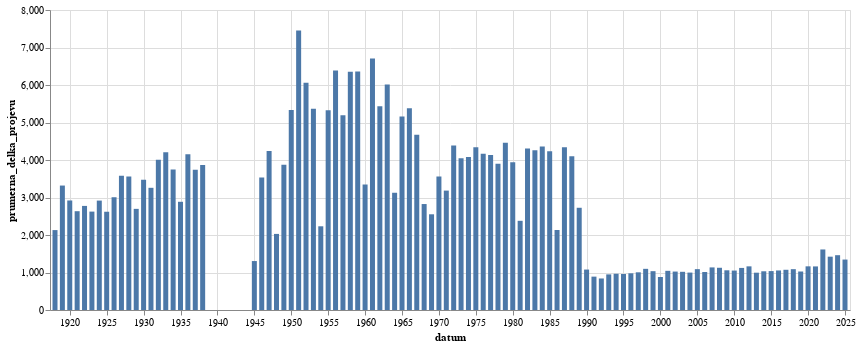

Here is the notebook cell this chart was saved with:
### Code cell
alt.Chart(
    kontrola_delky.filter(pl.col('datum').dt.year() >= 1918).to_pandas(),
    width=800
).mark_bar().encode(
    alt.X('datum:T'),
    alt.Y('prumerna_delka_projevu:Q')
)

### Figure 1 — Vega-Lite specification as saved in the notebook (floating-point values rounded to 4 significant figures)
{"config": {"view": {"continuousWidth": 300, "continuousHeight": 300}}, "data": {"name": "data-436faaec8279febfed57d97206c5d06f"}, "mark": {"type": "bar"}, "encoding": {"x": {"field": "datum", "type": "temporal"}, "y": {"field": "prumerna_delka_projevu", "type": "quantitative"}}, "width": 800, "$schema": "https://vega.github.io/schema/vega-lite/v5.8.0.json", "datasets": {"data-436faaec8279febfed57d97206c5d06f": [{"datum": "1918-01-01T00:00:00", "delka_textu": 1308443, "id": 614, "prumerna_delka_projevu": 2131.0}, {"datum": "1919-01-01T00:00:00", "delka_textu": 11771188, "id": 3547, "prumerna_delka_projevu": 3319.0}, {"datum": "1920-01-01T00:00:00", "delka_textu": 15926586, "id": 5453, "prumerna_delka_projevu": 2921.0}, {"datum": "1921-01-01T00:00:00", "delka_textu": 20437285, "id": 7757, "prumerna_delka_projevu": 2635.0}, {"datum": "1922-01-01T00:00:00", "delka_textu": 20898898, "id": 7529, "prumerna_delka_projevu": 2776.0}, {"datum": "1923-01-01T00:00:00", "delka_textu": 13311897, "id": 5073, "prumerna_delka_projevu": 2624.0}, {"datum": "1924-01-01T00:00:00", "delka_textu": 15589442, "id": 5343, "prumerna_delka_projevu": 2918.0}, {"datum": "1925-01-01T00:00:00", "delka_textu": 11591995, "id": 4424, "prumerna_delka_projevu": 2620.0}, {"datum": "1926-01-01T00:00:00", "delka_textu": 21210803, "id": 7054, "prumerna_delka_projevu": 3007.0}, {"datum": "1927-01-01T00:00:00", "delka_textu": 21239309, "id": 5937, "prumerna_delka_projevu": 3577.0}, {"datum": "1928-01-01T00:00:00", "delka_textu": 20975977, "id": 5897, "prumerna_delka_projevu": 3557.0}, {"datum": "1929-01-01T00:00:00", "delka_textu": 10188915, "id": 3778, "prumerna_delka_projevu": 2697.0}, {"datum": "1930-01-01T00:00:00", "delka_textu": 25519462, "id": 7354, "prumerna_delka_projevu": 3470.0}, {"datum": "1931-01-01T00:00:00", "delka_textu": 19390821, "id": 5951, "prumerna_delka_projevu": 3258.0}, {"datum": "1932-01-01T00:00:00", "delka_textu": 14154314, "id": 3532, "prumerna_delka_projevu": 4007.0}, {"datum": "1933-01-01T00:00:00", "delka_textu": 16610380, "id": 3946, "prumerna_delka_projevu": 4209.0}, {"datum": "1934-01-01T00:00:00", "delka_textu": 11769337, "id": 3141, "prumerna_delka_projevu": 3747.0}, {"datum": "1935-01-01T00:00:00", "delka_textu": 9461980, "id": 3279, "prumerna_delka_projevu": 2886.0}, {"datum": "1936-01-01T00:00:00", "delka_textu": 13148125, "id": 3164, "prumerna_delka_projevu": 4156.0}, {"datum": "1937-01-01T00:00:00", "delka_textu": 11189173, "id": 2993, "prumerna_delka_projevu": 3738.0}, {"datum": "1938-01-01T00:00:00", "delka_textu": 5776332, "id": 1493, "prumerna_delka_projevu": 3869.0}, {"datum": "1945-01-01T00:00:00", "delka_textu": 1277886, "id": 979, "prumerna_delka_projevu": 1305.0}, {"datum": "1946-01-01T00:00:00", "delka_textu": 10281562, "id": 2908, "prumerna_delka_projevu": 3536.0}, {"datum": "1947-01-01T00:00:00", "delka_textu": 9731040, "id": 2294, "prumerna_delka_projevu": 4242.0}, {"datum": "1948-01-01T00:00:00", "delka_textu": 6024013, "id": 2969, "prumerna_delka_projevu": 2029.0}, {"datum": "1949-01-01T00:00:00", "delka_textu": 3209005, "id": 828, "prumerna_delka_projevu": 3876.0}, {"datum": "1950-01-01T00:00:00", "delka_textu": 2031914, "id": 381, "prumerna_delka_projevu": 5333.0}, {"datum": "1951-01-01T00:00:00", "delka_textu": 2123712, "id": 285, "prumerna_delka_projevu": 7452.0}, {"datum": "1952-01-01T00:00:00", "delka_textu": 1890675, "id": 312, "prumerna_delka_projevu": 6060.0}, {"datum": "1953-01-01T00:00:00", "delka_textu": 1293157, "id": 241, "prumerna_delka_projevu": 5366.0}, {"datum": "1954-01-01T00:00:00", "delka_textu": 1245648, "id": 558, "prumerna_delka_projevu": 2232.0}, {"datum": "1955-01-01T00:00:00", "delka_textu": 852163, "id": 160, "prumerna_delka_projevu": 5326.0}, {"datum": "1956-01-01T00:00:00", "delka_textu": 1602917, "id": 251, "prumerna_delka_projevu": 6386.0}, {"datum": "1957-01-01T00:00:00", "delka_textu": 1396853, "id": 269, "prumerna_delka_projevu": 5193.0}, {"datum": "1958-01-01T00:00:00", "delka_textu": 1582527, "id": 249, "prumerna_delka_projevu": 6356.0}, {"datum": "1959-01-01T00:00:00", "delka_textu": 1501545, "id": 236, "prumerna_delka_projevu": 6362.0}, {"datum": "1960-01-01T00:00:00", "delka_textu": 1964429, "id": 587, "prumerna_delka_projevu": 3347.0}, {"datum": "1961-01-01T00:00:00", "delka_textu": 2011896, "id": 300, "prumerna_delka_projevu": 6706.0}, {"datum": "1962-01-01T00:00:00", "delka_textu": 940527, "id": 173, "prumerna_delka_projevu": 5437.0}, {"datum": "1963-01-01T00:00:00", "delka_textu": 1395546, "id": 232, "prumerna_delka_projevu": 6015.0}, {"datum": "1964-01-01T00:00:00", "delka_textu": 2826414, "id": 904, "prumerna_delka_projevu": 3127.0}, {"datum": "1965-01-01T00:00:00", "delka_textu": 1956229, "id": 379, "prumerna_delka_projevu": 5162.0}, {"datum": "1966-01-01T00:00:00", "delka_textu": 2274704, "id": 423, "prumerna_delka_projevu": 5378.0}, {"datum": "1967-01-01T00:00:00", "delka_textu": 1976796, "id": 423, "prumerna_delka_projevu": 4673.0}, {"datum": "1968-01-01T00:00:00", "delka_textu": 5060561, "id": 1791, "prumerna_delka_projevu": 2826.0}, {"datum": "1969-01-01T00:00:00", "delka_textu": 3843744, "id": 1506, "prumerna_delka_projevu": 2552.0}, {"datum": "1970-01-01T00:00:00", "delka_textu": 2985081, "id": 839, "prumerna_delka_projevu": 3558.0}, {"datum": "1971-01-01T00:00:00", "delka_textu": 2859277, "id": 898, "prumerna_delka_projevu": 3184.0}, {"datum": "1972-01-01T00:00:00", "delka_textu": 2280544, "id": 520, "prumerna_delka_projevu": 4386.0}, {"datum": "1973-01-01T00:00:00", "delka_textu": 2979739, "id": 736, "prumerna_delka_projevu": 4049.0}, {"datum": "1974-01-01T00:00:00", "delka_textu": 2907967, "id": 713, "prumerna_delka_projevu": 4078.0}, {"datum": "1975-01-01T00:00:00", "delka_textu": 3408676, "id": 786, "prumerna_delka_projevu": 4337.0}, {"datum": "1976-01-01T00:00:00", "delka_textu": 2391163, "id": 574, "prumerna_delka_projevu": 4166.0}, {"datum": "1977-01-01T00:00:00", "delka_textu": 2816429, "id": 681, "prumerna_delka_projevu": 4136.0}, {"datum": "1978-01-01T00:00:00", "delka_textu": 2887234, "id": 740, "prumerna_delka_projevu": 3902.0}, {"datum": "1979-01-01T00:00:00", "delka_textu": 2533411, "id": 568, "prumerna_delka_projevu": 4460.0}, {"datum": "1980-01-01T00:00:00", "delka_textu": 2585867, "id": 656, "prumerna_delka_projevu": 3942.0}, {"datum": "1981-01-01T00:00:00", "delka_textu": 1919602, "id": 807, "prumerna_delka_projevu": 2379.0}, {"datum": "1982-01-01T00:00:00", "delka_textu": 2876588, "id": 668, "prumerna_delka_projevu": 4306.0}, {"datum": "1983-01-01T00:00:00", "delka_textu": 3254328, "id": 764, "prumerna_delka_projevu": 4260.0}, {"datum": "1984-01-01T00:00:00", "delka_textu": 2680202, "id": 615, "prumerna_delka_projevu": 4358.0}, {"datum": "1985-01-01T00:00:00", "delka_textu": 2415556, "id": 571, "prumerna_delka_projevu": 4230.0}, {"datum": "1986-01-01T00:00:00", "delka_textu": 1615269, "id": 757, "prumerna_delka_projevu": 2134.0}, {"datum": "1987-01-01T00:00:00", "delka_textu": 2446550, "id": 564, "prumerna_delka_projevu": 4338.0}, {"datum": "1988-01-01T00:00:00", "delka_textu": 3158554, "id": 770, "prumerna_delka_projevu": 4102.0}, {"datum": "1989-01-01T00:00:00", "delka_textu": 4492653, "id": 1648, "prumerna_delka_projevu": 2726.0}, {"datum": "1990-01-01T00:00:00", "delka_textu": 16724694, "id": 15506, "prumerna_delka_projevu": 1079.0}, {"datum": "1991-01-01T00:00:00", "delka_textu": 27083982, "id": 30435, "prumerna_delka_projevu": 889.9}, {"datum": "1992-01-01T00:00:00", "delka_textu": 20751323, "id": 24687, "prumerna_delka_projevu": 840.6}, {"datum": "1993-01-01T00:00:00", "delka_textu": 8244927, "id": 8679, "prumerna_delka_projevu": 950.0}, {"datum": "1994-01-01T00:00:00", "delka_textu": 6973024, "id": 7215, "prumerna_delka_projevu": 966.5}, {"datum": "1995-01-01T00:00:00", "delka_textu": 8346508, "id": 8699, "prumerna_delka_projevu": 959.5}, {"datum": "1996-01-01T00:00:00", "delka_textu": 9116976, "id": 9319, "prumerna_delka_projevu": 978.3}, {"datum": "1997-01-01T00:00:00", "delka_textu": 15906704, "id": 15825, "prumerna_delka_projevu": 1005.0}, {"datum": "1998-01-01T00:00:00", "delka_textu": 11195037, "id": 10199, "prumerna_delka_projevu": 1098.0}, {"datum": "1999-01-01T00:00:00", "delka_textu": 18115160, "id": 17497, "prumerna_delka_projevu": 1035.0}, {"datum": "2000-01-01T00:00:00", "delka_textu": 18226555, "id": 20720, "prumerna_delka_projevu": 879.7}, {"datum": "2001-01-01T00:00:00", "delka_textu": 18019266, "id": 17250, "prumerna_delka_projevu": 1045.0}, {"datum": "2002-01-01T00:00:00", "delka_textu": 14181330, "id": 13836, "prumerna_delka_projevu": 1025.0}, {"datum": "2003-01-01T00:00:00", "delka_textu": 19100368, "id": 18751, "prumerna_delka_projevu": 1019.0}, {"datum": "2004-01-01T00:00:00", "delka_textu": 17510018, "id": 17551, "prumerna_delka_projevu": 997.7}, {"datum": "2005-01-01T00:00:00", "delka_textu": 25499668, "id": 23402, "prumerna_delka_projevu": 1090.0}, {"datum": "2006-01-01T00:00:00", "delka_textu": 17440476, "id": 17223, "prumerna_delka_projevu": 1013.0}, {"datum": "2007-01-01T00:00:00", "delka_textu": 17005037, "id": 14972, "prumerna_delka_projevu": 1136.0}, {"datum": "2008-01-01T00:00:00", "delka_textu": 18510426, "id": 16438, "prumerna_delka_projevu": 1126.0}, {"datum": "2009-01-01T00:00:00", "delka_textu": 19830937, "id": 18726, "prumerna_delka_projevu": 1059.0}, {"datum": "2010-01-01T00:00:00", "delka_textu": 12390974, "id": 11784, "prumerna_delka_projevu": 1052.0}, {"datum": "2011-01-01T00:00:00", "delka_textu": 18161187, "id": 16186, "prumerna_delka_projevu": 1122.0}, {"datum": "2012-01-01T00:00:00", "delka_textu": 15475388, "id": 13294, "prumerna_delka_projevu": 1164.0}, {"datum": "2013-01-01T00:00:00", "delka_textu": 9032640, "id": 9079, "prumerna_delka_projevu": 994.9}, {"datum": "2014-01-01T00:00:00", "delka_textu": 19881014, "id": 19255, "prumerna_delka_projevu": 1033.0}, {"datum": "2015-01-01T00:00:00", "delka_textu": 20499578, "id": 19756, "prumerna_delka_projevu": 1038.0}, {"datum": "2016-01-01T00:00:00", "delka_textu": 22004234, "id": 20863, "prumerna_delka_projevu": 1055.0}, {"datum": "2017-01-01T00:00:00", "delka_textu": 17708838, "id": 16510, "prumerna_delka_projevu": 1073.0}, {"datum": "2018-01-01T00:00:00", "delka_textu": 20808692, "id": 19111, "prumerna_delka_projevu": 1089.0}, {"datum": "2019-01-01T00:00:00", "delka_textu": 23960820, "id": 23340, "prumerna_delka_projevu": 1027.0}, {"datum": "2020-01-01T00:00:00", "delka_textu": 25459328, "id": 21865, "prumerna_delka_projevu": 1164.0}, {"datum": "2021-01-01T00:00:00", "delka_textu": 21326001, "id": 18350, "prumerna_delka_projevu": 1162.0}, {"datum": "2022-01-01T00:00:00", "delka_textu": 29028866, "id": 17983, "prumerna_delka_projevu": 1614.0}, {"datum": "2023-01-01T00:00:00", "delka_textu": 31612491, "id": 22229, "prumerna_delka_projevu": 1422.0}, {"datum": "2024-01-01T00:00:00", "delka_textu": 31092391, "id": 21275, "prumerna_delka_projevu": 1461.0}, {"datum": "2025-01-01T00:00:00", "delka_textu": 12528332, "id": 9313, "prumerna_delka_projevu": 1345.0}]}}
